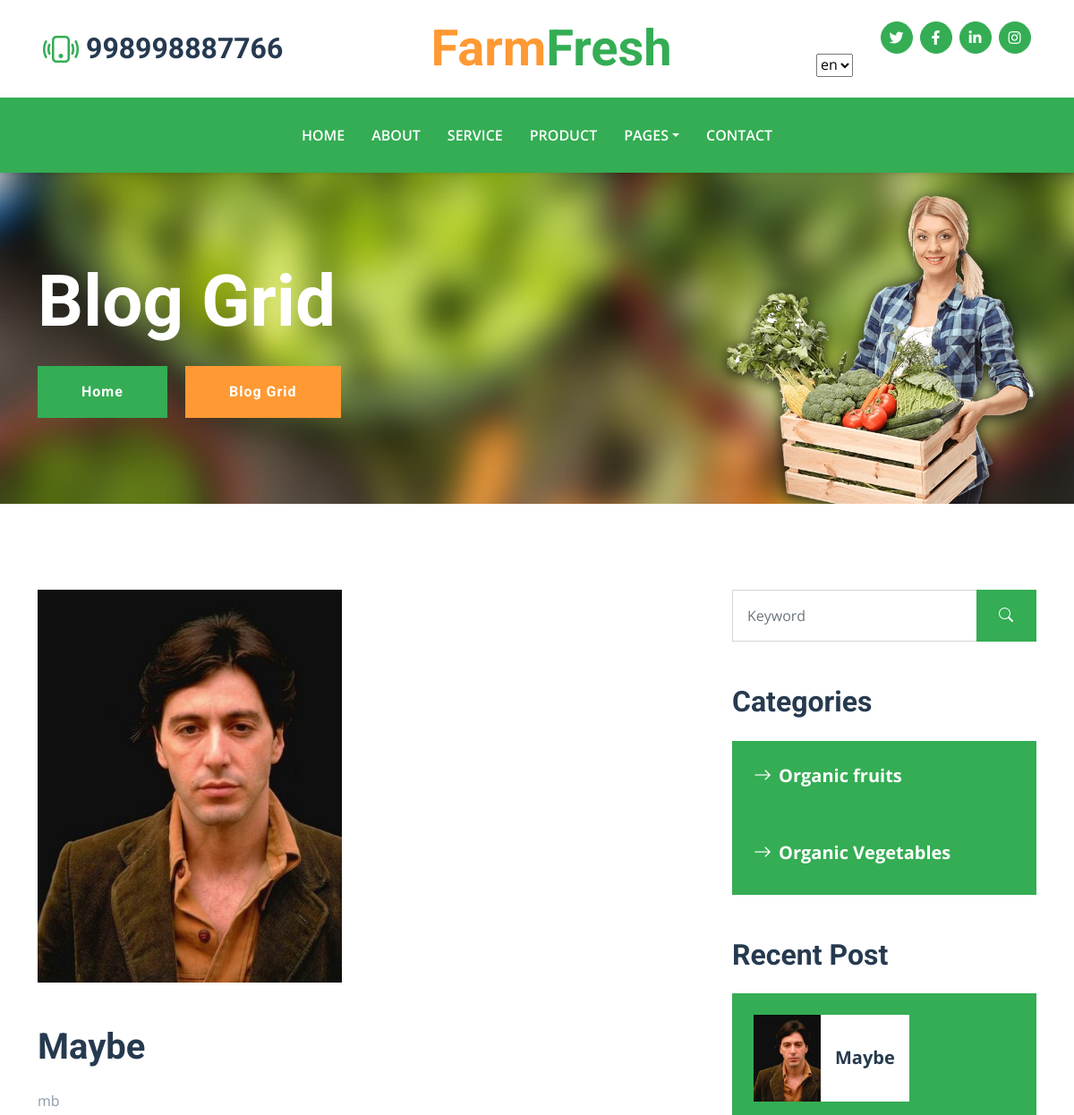
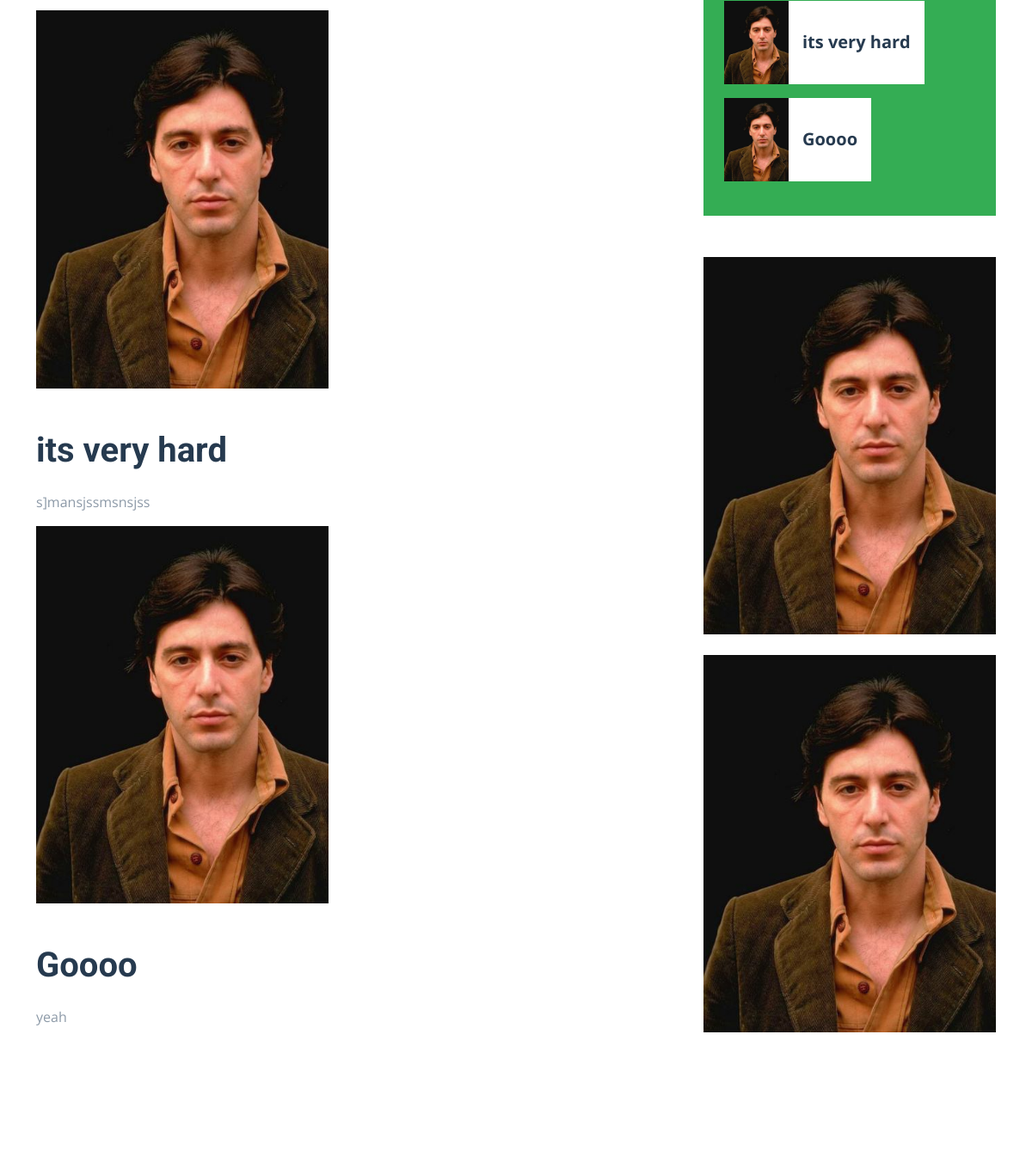
Page /detail/ (upper part) on the earlier database version (2 pictures, top to bottom).
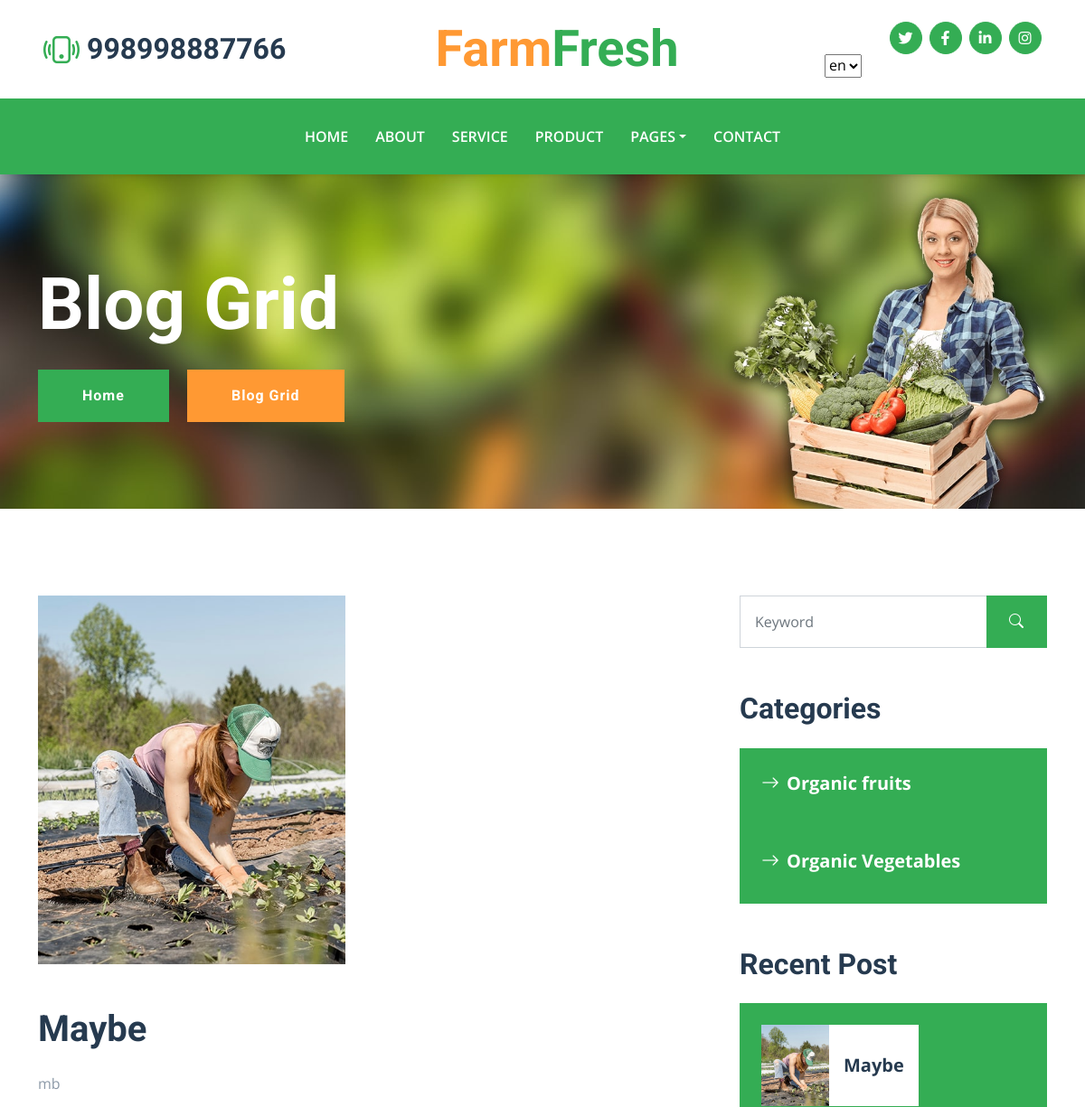
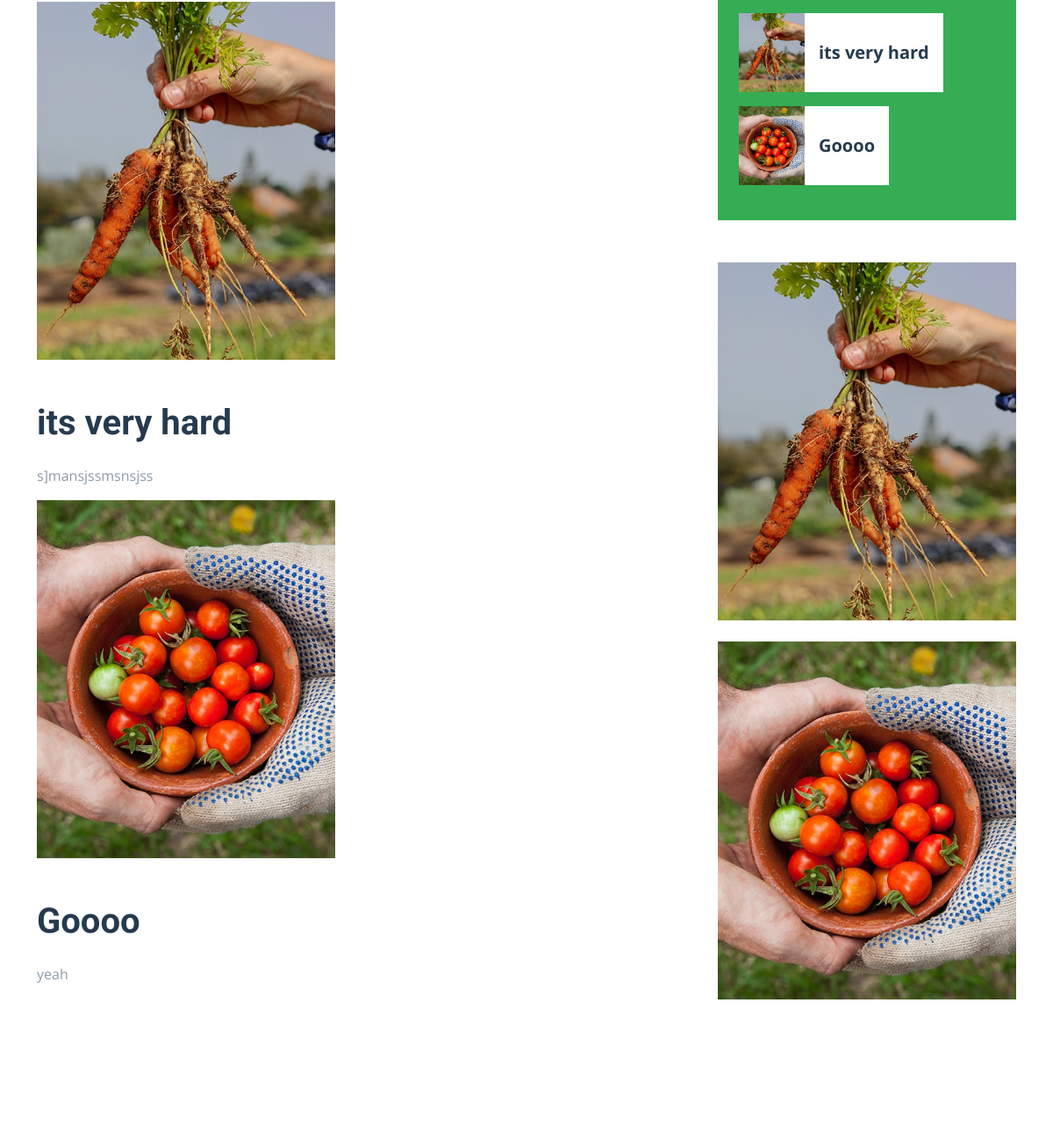
Same page on the later database version (2 pictures, top to bottom).
### farmfresh/models.py (models this page shows, shortened)
class Post(models.Model):
    title = models.CharField(max_length=100)
    slug = models.CharField(max_length=250)
    author_name = models.CharField(max_length=250)
    updated_on = models.DateTimeField(auto_now= True)
    created_on = models.DateTimeField(auto_now_add=True)
    image = models.ImageField(upload_to = 'mobile_images')
    class Meta:
        ordering = ['-created_on']

### farmfresh/views.py (the view, shortened to what this page needs)
# urls.py: path('detail/', detail, name = 'detail'),
def detail(request):
    postsdisplay = Post.objects.all()
    categorydisplay = Category.objects.all()
    customersdisplay = Customer.objects.all()
    aboutdisplay = AboutUs.objects.all()
    context = {"Customer":customersdisplay, "Post":postsdisplay, "Category":categorydisplay, 'AboutUs': aboutdisplay}
    return render(request, 'all/detail.html', context)

### templates/all/detail.html
{% extends 'base.html' %}
{% load static %}
{% block content %}
{% load i18n %}
    <div class="container-fluid bg-primary py-5 bg-hero mb-5">
        <div class="container py-5">
            <div class="row justify-content-start">
                <div class="col-lg-8 text-center text-lg-start">
                    <h1 class="display-1 text-white mb-md-4">{% trans "Blog Grid" %}</h1>
                    <a href="{% url 'index' %}" class="btn btn-primary py-md-3 px-md-5 me-3">{% trans "Home" %}</a>
                    <a href="{% url 'blog' %}" class="btn btn-secondary py-md-3 px-md-5">{% trans "Blog Grid" %}</a>
                </div>
            </div>
        </div>
    </div>
    <div class="container py-5">
        <div class="row g-5">
            <div class="col-lg-8">
                <div class="mb-5">
                    {% for post in Post %}
                    <div class="row g-5 mb-5">
                        <div class="col-md-6">
                            <img class="img-fluid w-100" src="{{post.image.url}}" alt="">
                        </div>
                    </div>
                    <h1 class="mb-4">{{post.title}}</h1>
                    <p>{{post.slug}}</p>
                    {%endfor%}
                </div>
            </div>
            <div class="col-lg-4">
                <div class="mb-5">
                    <div class="input-group">
                        <input type="text" class="form-control p-3" placeholder="Keyword">
                        <button class="btn btn-primary px-4"><i class="bi bi-search"></i></button>
                    </div>
                </div>
                <div class="mb-5">
                    <h2 class="mb-4">{% trans "Categories" %}</h2>
                    {%for item in Category%}
                    <div class="d-flex flex-column justify-content-start bg-primary p-4">
                        <a class="fs-5 fw-bold text-white mb-2" href="#"><i class="bi bi-arrow-right me-2"></i>{{item.name}}</a>
                    </div>
                    {%endfor%}
                </div>
                <div class="mb-5">
                    <h2 class="mb-4">{% trans "Recent Post" %}</h2>
                    <div class="bg-primary p-4">
                        {% for post in Post %}
                        <div class="d-flex overflow-hidden mb-3">
                            <img class="img-fluid flex-shrink-0" src="{{post.image.url}}" style="width: 75px;" alt="">
                            <a href="" class="d-flex align-items-center bg-white text-dark fs-5 fw-bold px-3 mb-0">{{post.title}}
                            </a>
                        </div>
                        {%endfor%}
                    </div>
                </div>
                <div class="mb-5">
                    {% for post in Post %}
                    {% if post.id < 3 %}
                    <img src="{{post.image.url}}" alt="" class="img-fluid rounded"><br><br>
                    {%endif%}
                    {%endfor%}
                </div>
            </div>
        </div>
    </div>
    {% endblock content %}

Differences in the rows shown:
changed Post "Maybe": image: a different picture
changed Post "its very hard": image: a different picture
changed Post "Goooo": image: a different picture
